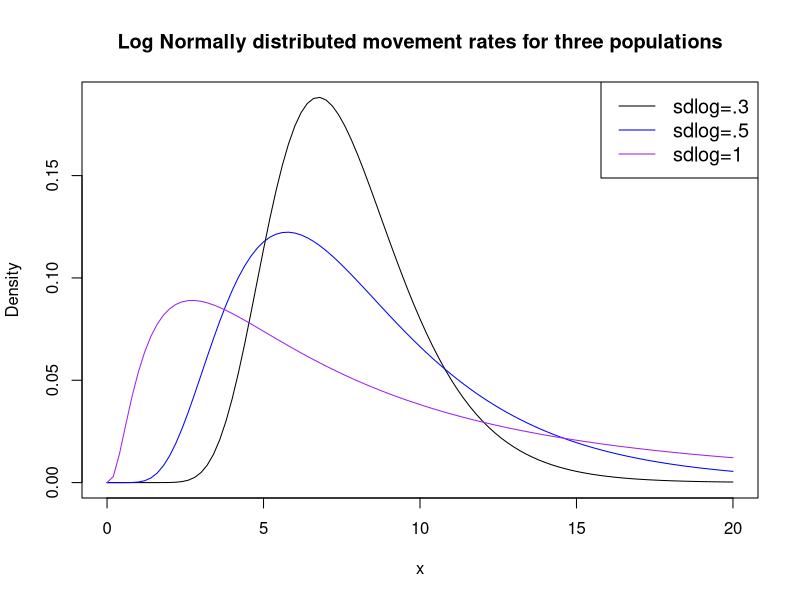
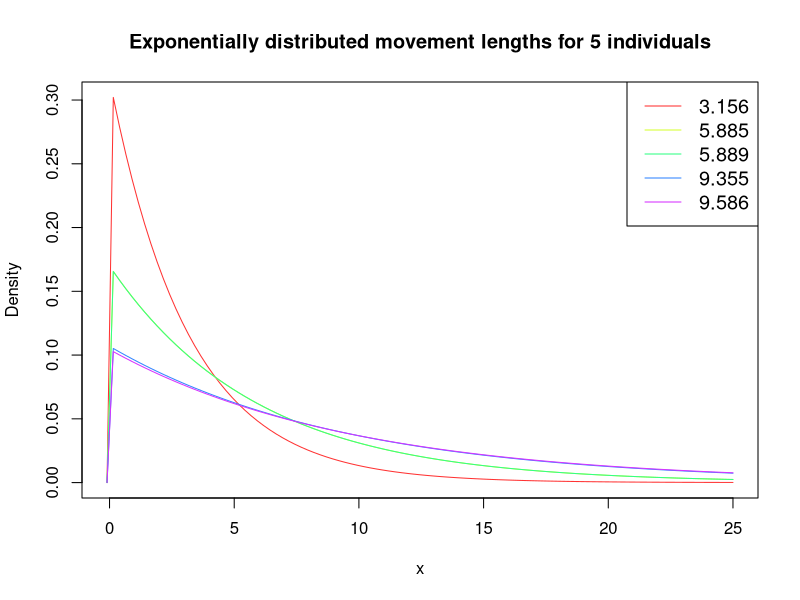
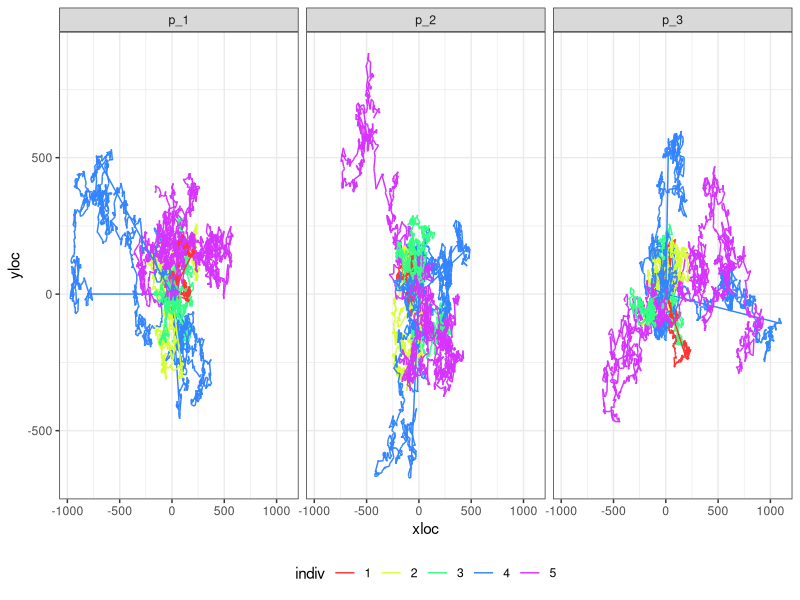
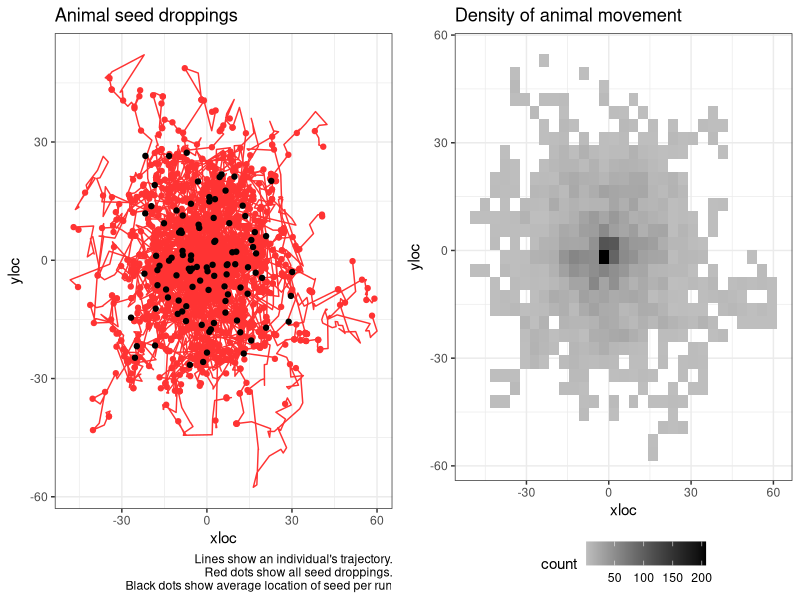
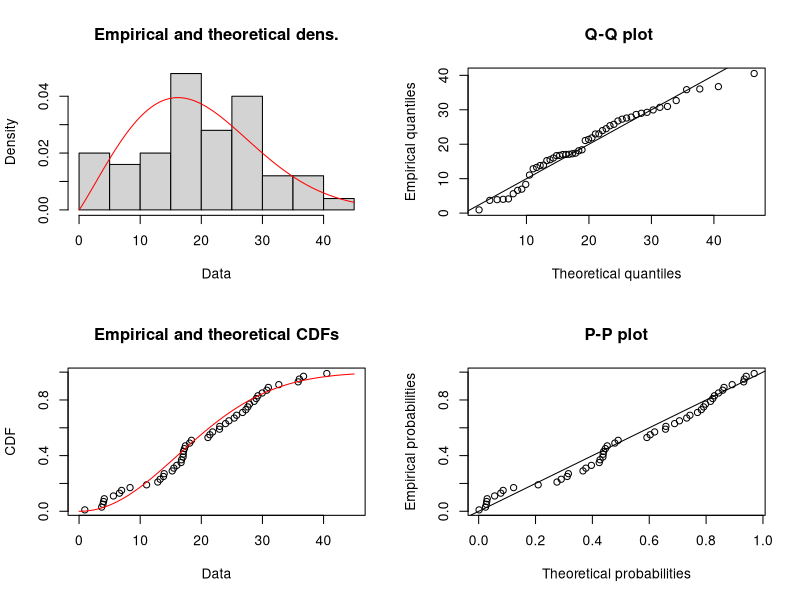
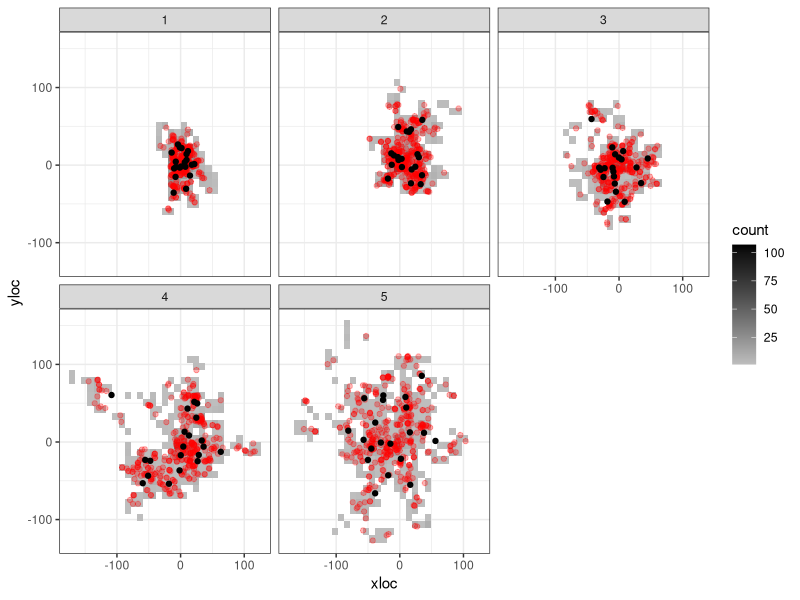
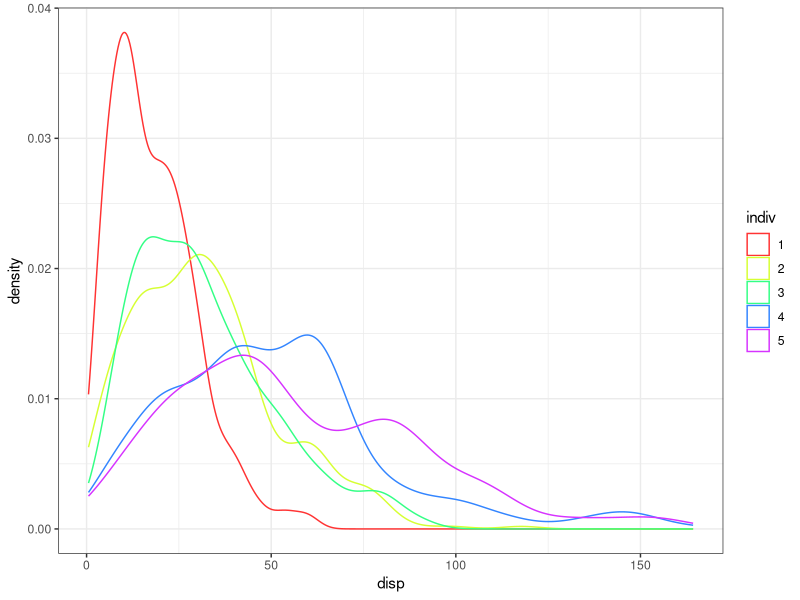
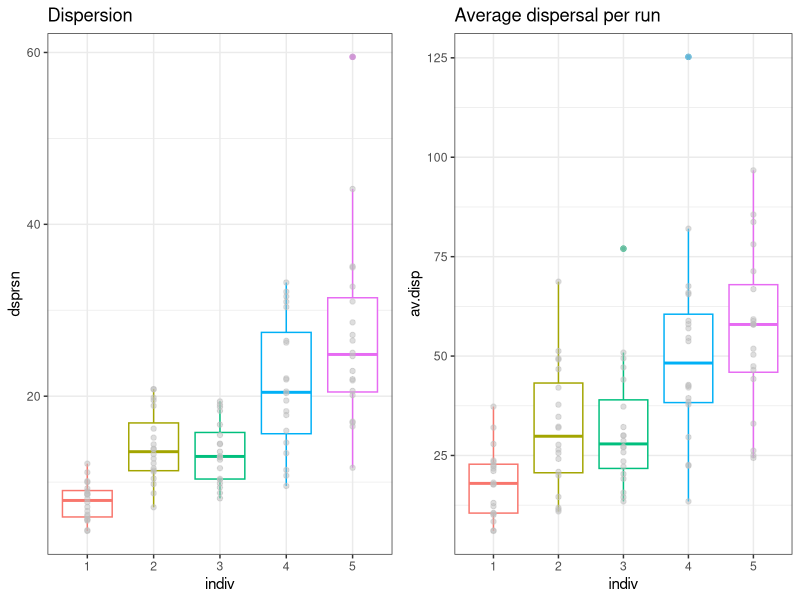

R code for these plots, in order:
## ---- chunk 1
knitr::opts_chunk$set(echo = FALSE)
knitr::opts_chunk$set(fig.width=12, fig.height=6) 
## ---- chunk 2
library(dplyr)
library(tidyr)
library(ggplot2)
library(cowplot)
library(fitdistrplus)
library(Hmisc)
## ---- chunk 3

av.mov.rate <- 2
max.x <- 20

mycols <- c("black", "blue", "purple")
#create density plots
curve(dlnorm(x, meanlog=av.mov.rate, sdlog=.3),
      from=0, to=max.x,
      col=mycols[1],
      main = 'Log Normally distributed movement rates for three populations', #add title
      ylab = 'Density', #change y-axis label
      )

curve(dlnorm(x, meanlog=av.mov.rate, sdlog=.5), 
      from=0, to=max.x,
      col=mycols[2], add=TRUE)

curve(dlnorm(x, meanlog=av.mov.rate, sdlog=1), 
      from=0, to=max.x,
      col=mycols[3], add=TRUE)

#add legend
legend("topright", legend=c("sdlog=.3", "sdlog=.5", "sdlog=1"),
       col=mycols, lty=1, cex=1.2)
## ---- chunk 4
n.individuals <- 5
m_1 <- sort(round(rlnorm(n.individuals, meanlog = av.mov.rate, sdlog = 0.3),3))
m_2 <- sort(round(rlnorm(n.individuals, meanlog = av.mov.rate, sdlog = 0.5),3))
m_3 <- sort(round(rlnorm(n.individuals, meanlog = av.mov.rate, sdlog = 1),3))
## ---- chunk 5

mycols <- rainbow(5, s=0.8)

range <- c(-0.1,max.x+5)
#create density plots
curve(dexp(x, 1/m_1[1]), #notice rate for exponential is 1/movement rate.
      from=range[1], to=range[2], 
      col=mycols[1],
      main = 'Exponentially distributed movement lengths for 5 individuals', #add title
      ylab = 'Density', #change y-axis label
      )
for(i in 2:5){
  curve(dexp(x, 1/m_1[i]), 
        from=range[1], to=range[2],
        col=mycols[i], add=TRUE)
}

#add legend
legend("topright", legend= m_1,
       col=mycols, lty=1, cex=1.2)
## ---- chunk 6
sim_movement <- function(prm, t = 1000, plot.it = TRUE, return.data.frame = FALSE){
  tru.rate <- round(prm, 3)
  movedist <- rexp(t, rate = 1/tru.rate)
  angle <- runif(t, min = 0, max = 360)
  distx <- movedist*cos(angle)
  xloc <- c(0, cumsum(distx))
  disty <- movedist*sin(angle)
  yloc <- c(0, cumsum(disty))
  animalTraj <- data.frame(time = 0:t, xloc = xloc, yloc = yloc)
  if(plot.it == TRUE){
    plot(x = xloc, y = yloc, type = "l", main = paste("Rate=",tru.rate))
  }
  if(return.data.frame == TRUE){
    return(animalTraj)
  }
}
## ---- chunk 7
nruns <- 3
m.data <- data.frame(m_1, m_2, m_3)

df <- NULL

for(m in 1:3){
  m.0 <- m.data[m]
  for(j in 1:n.individuals){
  for(k in 1:nruns){
  a <- sim_movement(m_2[j], plot.it = FALSE, return.data.frame = TRUE) %>% 
    mutate(indiv = as.factor(j),
           run = paste0("r_", k),
           pop.id = paste0("p_",m))
  df <- rbind.data.frame(df, a)
}
}
  
}


df %>% 
  ggplot(., aes(x = xloc, y=yloc, group = run, color = indiv)) +
  facet_wrap(~pop.id) +
  geom_path() +
  scale_color_manual(values = mycols) +
  theme_bw() +
  theme(legend.position = "bottom") +
  NULL
## ---- chunk 8
sim_seeds <- function(nseeds = 20, m.prms = NULL,...){
  grt <- round(rgamma(nseeds, shape = 4, scale = 5))
  t.grt <- max(grt)

  df <- sim_movement(m.prms, t = t.grt, plot.it = FALSE, return.data.frame = TRUE)

  df %>% 
    left_join(., data.frame(s.id = 1:nseeds, time = grt)) %>% 
    mutate(disp = sqrt(xloc^2+yloc^2)) -> df
  
  return(df)
}

summ_seeds <- function(df = NULL){
  df %>% 
  drop_na(s.id) %>% 
  mutate(xi = (mean(xloc)-xloc)^2,
         yi = (mean(yloc)-yloc)^2) %>% 
  summarise(x = mean(xloc),
            y = mean(yloc),
            av.disp = mean(disp),
            se.disp = sd(disp)/sqrt(n()),
            dsprsn = sum(sqrt(xi+yi))/n()) -> s.df
  return(s.df)
}

# a <- sim_seeds(m.prms = m_1[1])
# summ_seeds(a)
## ---- chunk 9
nruns <- 100

df <- NULL
summ.df <- NULL

for(j in 1:1){
  for(k in 1:nruns){
    a <- sim_seeds(m.prms = m_1[j]) %>% 
      mutate(indiv = as.factor(j),
             run = factor(paste0("r_", k), levels = paste0("r_", 1:nruns)))
    
    b <- summ_seeds(a) %>% 
      mutate(indiv = as.factor(j),
             run = factor(paste0("r_", k), levels = paste0("r_", 1:nruns)))
    
    df <- rbind.data.frame(df, a) 
    summ.df <- rbind.data.frame(summ.df, b) 
}
}
## ---- chunk 10

df %>% 
  ggplot(., aes(x = xloc, y=yloc, 
                group = run,
                color = indiv)) +
  # facet_wrap(~run) +
  geom_path() +
  scale_color_manual(values = mycols) +
  geom_point(data = df %>% drop_na(s.id), 
             aes(x = xloc, y = yloc)) +
  geom_point(data = summ.df, aes(x = x, y=y), color = "black") +
  theme_bw() +
  labs(title = "Animal seed droppings", caption = "Lines show an individual's trajectory.\n Red dots show all seed droppings.\n Black dots show average location of seed per run") +
  theme(legend.position = "none") -> p1
# p1

df %>% 
  ggplot(., aes(x = xloc, y = yloc)) +
  # stat_density_2d(aes(fill = ..level..), geom = "polygon", colour="white") +
  geom_bin2d() +
  # geom_hex() +
  # scale_fill_continuous(type = "viridis") +
  scale_fill_gradient(low = "grey", high = "black") +
  theme_bw() +
  theme(legend.position = "bottom") +
  labs(title = "Density of animal movement") -> p2
# p2

cowplot::plot_grid(p1, p2)
  
# summ.df %>% 
#   ggplot(., aes(y = dsprsn)) +
#   geom_boxplot()
# 
# summ.df %>% 
#   ggplot(., aes(x = av.disp)) +
#   geom_density(color = "blue") + # for the average dispersal per run
#   geom_density(data = df %>% drop_na(s.id),
#                  aes(x = disp)) + # for every seed
#   theme_bw()
## ---- chunk 11
# s.df <- df %>% drop_na(s.id)

s.df <- df %>% drop_na(s.id) %>% 
  sample_n(., 50)
  


g <- fitdist(s.df$disp, distr = "weibull")
summary(g)
plot(g)

# library(MASS)
# fitdistr(s.df$disp, densfun = "weibull")
## ---- chunk 12
nruns <- 20

df <- NULL
summ.df <- NULL

for(j in 1:n.individuals){
  for(k in 1:nruns){
    a <- sim_seeds(m.prms = m_1[j]) %>% 
      mutate(indiv = as.factor(j),
             run = factor(paste0("r_", k), levels = paste0("r_", 1:nruns)))
    
    b <- summ_seeds(a) %>% 
      mutate(indiv = as.factor(j),
             run = factor(paste0("r_", k), levels = paste0("r_", 1:nruns)))
    
    df <- rbind.data.frame(df, a) 
    summ.df <- rbind.data.frame(summ.df, b) 
}
}
## ---- chunk 13
df %>% 
  ggplot(., aes(x = xloc, y = yloc)) +
  facet_wrap(~indiv) +
  # stat_density_2d(aes(fill = ..level..), geom = "polygon", colour="white") +
  geom_bin2d() +
  # geom_hex() +
  # scale_fill_continuous(type = "viridis") +
  scale_fill_gradient(low = "grey", high = "black") +
  geom_point(data = df %>% drop_na(s.id),
             aes(x = xloc, y = yloc), color = "red", alpha = 0.3) +
  geom_point(data = summ.df, aes(x = x, y=y), color = "black") +
  theme_bw()
## ---- chunk 14
df %>% 
  drop_na(s.id) %>% 
  ggplot(., aes(x = disp, color = indiv)) +
  geom_density() +
  scale_color_manual(values = mycols) +
  theme_bw()

## ---- chunk 15
summ.df %>% 
  ggplot(., aes(y = dsprsn, x = indiv, color = indiv)) +
  geom_boxplot() +
  geom_point(color = "grey", alpha = 0.5) +
  labs(title = "Dispersion") +
  theme_bw() +
  theme(legend.position = "none") -> p1
# p1

summ.df %>% 
  ggplot(., aes(y = av.disp, x = indiv, color = indiv)) +
  geom_boxplot() +
  geom_point(color = "grey", alpha = 0.5) +
  labs(title = "Average dispersal per run") +
  theme_bw() +
  theme(legend.position = "none") -> p2
# p2

plot_grid(p1, p2)
## ---- chunk 16
weib.boot <- NULL

for(j in 1:10){
      s.df <- df %>% drop_na(s.id) %>%
      group_by(indiv) %>%
      sample_n(., 50)
    
    # s.df <- df %>% drop_na(s.id)
    
    weib.fits <- NULL
    
    for(i in 1:n.individuals){
      dat <- s.df %>% 
        filter(indiv == i)
      #g <- fitdist(dat$disp, distr = "weibull", method = 'mle', lower = c(0,0))
      g <- fitdistr(dat$disp, densfun = "weibull", lower = c(0,0))
      prms.weib <- data.frame(est.shape = as.numeric(g$estimate[1]),
                              est.scale = as.numeric(g$estimate[2]),
                              loglik = g$loglik, indiv = i)
      weib.fits <- rbind.data.frame(weib.fits, prms.weib)
      # plot(g)
    }
    
    weib.boot <- rbind.data.frame(weib.boot, weib.fits %>% mutate(boot = j))
}

# weib.boot
## ---- chunk 17


weib.boot %>% 
  ggplot(., aes(x = factor(indiv), y = est.scale)) +
  geom_violin() +
  #geom_boxplot(width = 0.1) +
  stat_summary(fun.data=mean_sdl, mult=1, 
                 geom="pointrange", color="red") +
  theme_bw()
